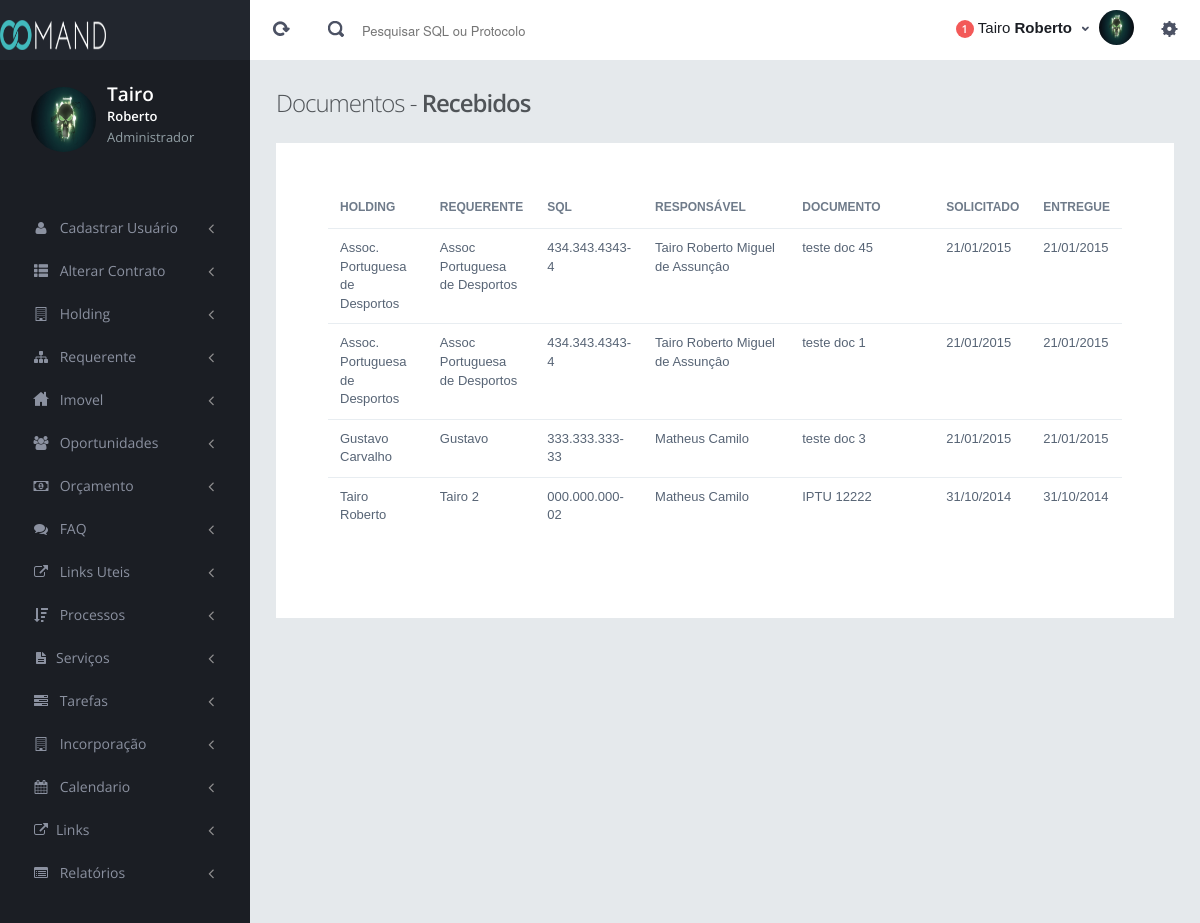
The app's page /sistema/tarefa-documentos-entregues.php (signed in) with its own data.
### tables this page shows
CREATE TABLE IF NOT EXISTS `SolicitacaoDocumetosTarefa` (
  `IdSolicitacaoDocUmento` int(11) NOT NULL AUTO_INCREMENT,
  `IdEmpresa` int(11) NOT NULL,
  `IdRequerente` int(11) NOT NULL,
  `IdImovel` int(11) NOT NULL,
  `IdOportunidade` int(11) NOT NULL,
  `IdTarefa` int(11) NOT NULL,
  `NomeUsuario` varchar(50) NOT NULL,
  `DocumentosSolicitacao` text NOT NULL,
  `DataSolicitacao` varchar(15) NOT NULL,
  `Solicitar` varchar(50) DEFAULT NULL,
  `Recebido` varchar(50) DEFAULT NULL,
  PRIMARY KEY (`IdSolicitacaoDocUmento`)
);

CREATE TABLE IF NOT EXISTS `CadastroHolding` (
  `IdEmpresa` int(11) NOT NULL AUTO_INCREMENT,
  `TipoPessoa` varchar(50) NOT NULL,
  `RazaoSocial` varchar(200) NOT NULL,
  `NomeFantasia` varchar(200) NOT NULL,
  `Atividade` varchar(200) NOT NULL,
  `Cnpj` varchar(20) NOT NULL,
  `Ccm` varchar(50) NOT NULL,
  `Cep` varchar(10) NOT NULL,
  `Rua` varchar(100) NOT NULL,
  `Numero` varchar(10) NOT NULL,
  `Bairro` varchar(50) NOT NULL,
  `Cidade` varchar(100) NOT NULL,
  `Telefone1` varchar(14) NOT NULL,
  `Telefone2` varchar(14) NOT NULL,
  `Email` varchar(50) NOT NULL,
  `SenhaWebEmpresa` varchar(50) NOT NULL,
  `SiteEmpresa` varchar(100) NOT NULL,
  `IdResponsavel` int(11) NOT NULL,
  `created_at` timestamp NOT NULL DEFAULT CURRENT_TIMESTAMP ON UPDATE CURRENT_TIMESTAMP,
  PRIMARY KEY (`IdEmpresa`)
);

CREATE TABLE IF NOT EXISTS `CadastroRequerente` (
  `IdRequerente` int(11) NOT NULL AUTO_INCREMENT,
  `Nome` varchar(100) NOT NULL,
  `Cpf` varchar(20) NOT NULL,
  `Rg` varchar(20) NOT NULL,
  `Endereco` varchar(100) NOT NULL,
  `Numero` varchar(20) NOT NULL,
  `Bairro` varchar(100) NOT NULL,
  `Municipio` varchar(100) NOT NULL,
  `Cep` varchar(10) NOT NULL,
  `Telefone1` varchar(14) NOT NULL,
  `Telefone2` varchar(14) NOT NULL,
  `Celular` varchar(14) NOT NULL,
  `Email` varchar(100) NOT NULL,
  `SenhaWeb` varchar(50) NOT NULL,
  PRIMARY KEY (`IdRequerente`)
);

CREATE TABLE IF NOT EXISTS `CadastraImovel` (
  `IdImovel` int(11) NOT NULL AUTO_INCREMENT,
  `DataEmissao` varchar(15) NOT NULL,
  `CodigoImovel` int(11) NOT NULL,
  `IdEmpresa` int(11) NOT NULL,
  `NomeEmpresa` varchar(255) NOT NULL,
  `IdRequerente` int(11) NOT NULL,
  `NomeRequerente` varchar(255) NOT NULL,
  `NomeExibicao` varchar(100) NOT NULL,
  `NumeroContribuinte` varchar(20) NOT NULL,
  `MatriculaContribuinte` varchar(11) NOT NULL,
  `NomeContribuinte` varchar(100) NOT NULL,
  `CnpjCpf` varchar(15) NOT NULL,
  `LocalImovel` varchar(100) NOT NULL,
  `CepImovel` varchar(10) NOT NULL,
  `CodLog` varchar(10) NOT NULL,
  `AreaTerreno` varchar(10) NOT NULL,
  `Testada` varchar(10) NOT NULL,
  `AreaConstruida` varchar(10) NOT NULL,
  `FracaoIdeal` varchar(10) NOT NULL,
  `AnoConstrucao` varchar(10) NOT NULL,
  `UsoImovel` varchar(50) NOT NULL,
  `ZonaLei13885` varchar(50) NOT NULL,
  `CaBasicoLei13885` varchar(50) NOT NULL,
  `DistritoLei13885` varchar(50) NOT NULL,
  `SubPrefeituraLei13885` varchar(100) NOT NULL,
  `CaMaximoLei13885` varchar(50) NOT NULL,
  `GabaritoLei13885` varchar(50) NOT NULL,
  `ToImovelLei13885` varchar(50) NOT NULL,
  `TxPermLei13885` varchar(30) NOT NULL,
  `LargViaLei13885` varchar(30) NOT NULL,
  `ClassificacaoViaLei13885` varchar(50) NOT NULL,
  `PagGeomapasLei13885` varchar(100) NOT NULL,
  `ZonaLei16050` varchar(50) NOT NULL,
  `CaBasicoLei16050` varchar(50) NOT NULL,
  `DistritoLei16050` varchar(50) NOT NULL,
  `SubPrefeituraLei16050` varchar(100) NOT NULL,
  `CaMaximoLei16050` varchar(50) NOT NULL,
  `GabaritoLei16050` varchar(50) NOT NULL,
  `ToImovelLei16050` varchar(50) NOT NULL,
  `TxPermLei16050` varchar(50) NOT NULL,
  `LargViaLei16050` varchar(50) NOT NULL,
  `ClassificacaoViaLei16050` varchar(50) NOT NULL,
  `PagGeomapasLei16050` varchar(100) NOT NULL,
  `ComentariosZoneamento` text NOT NULL,
  `SituacaoOperacaoUrbana` varchar(10) NOT NULL,
  `ComentariosOperacaoUrbana` text NOT NULL,
  `ExerciciosIptu` varchar(50) NOT NULL,
  `ValorTolalIptu` varchar(20) NOT NULL,
  `ExerciciosMultas` varchar(50) NOT NULL,
  `ValorTolalMultas` varchar(20) NOT NULL,
  `TotalExercicios` varchar(20) NOT NULL,
  `ComentariosDividas` text NOT NULL,
  `QuadraFiscal` varchar(300) NOT NULL,
  `Geomapas` varchar(300) NOT NULL,
  `ImagemLocal` varchar(300) NOT NULL,
  `ImagemMapa` text NOT NULL,
  `ImagemLei` varchar(255) NOT NULL,
  `SituacaoImovel` varchar(255) NOT NULL,
  PRIMARY KEY (`IdImovel`)
);

CREATE TABLE IF NOT EXISTS `Oportunidade` (
  `IdOportunidade` int(11) NOT NULL AUTO_INCREMENT,
  `TipoContato` varchar(30) NOT NULL,
  `Origem` varchar(30) NOT NULL,
  `TipoCadastro` varchar(50) NOT NULL,
  `RazaoSocial` varchar(100) NOT NULL,
  `NomeContato` varchar(100) NOT NULL,
  `CnpjCpf` varchar(20) NOT NULL,
  `Atividade` varchar(100) NOT NULL,
  `Celular` varchar(15) NOT NULL,
  `Telefone` varchar(15) NOT NULL,
  `Email` varchar(100) NOT NULL,
  `ServicoSolicitado` varchar(300) NOT NULL,
  `EnderecoArea` varchar(100) NOT NULL,
  `ContribuinteIptu` varchar(50) NOT NULL,
  `ComentariosSolicitacao` text NOT NULL,
  `DataSolicitacao` varchar(20) NOT NULL,
  `DataViabilidade` varchar(20) NOT NULL,
  `DataProrrogacao` varchar(30) NOT NULL,
  `Status` varchar(50) NOT NULL,
  `ValorQueClienteQueria` varchar(255) NOT NULL,
  `Viabilidade` varchar(50) NOT NULL,
  `IdUsuario` int(11) NOT NULL,
  PRIMARY KEY (`IdOportunidade`)
);

### sistema/includes/php/conexao/Conexao.class.php (called while the page is built, shortened)
<?php
   class Conexao {
   private $sql = "";
   function executarQuery(){
      $query = mysql_query($this->sql) or die ($this->mensagem(mysql_error()));
      return $query;
   }
}

### sistema/tarefa-documentos-entregues.php (the view, shortened to what this page needs)
<?php
include('includes/php/conexao/Conexao.class.php');
include("permissoes.php");
?>
<!DOCTYPE html>
<html>
<head>
<link href="assets/plugins/pace/pace-theme-flash.css" rel="stylesheet" type="text/css" media="screen"/>
<link href="assets/plugins/jquery-slider/css/jquery.sidr.light.css" rel="stylesheet" type="text/css" media="screen"/>
<link href="assets/plugins/bootstrap-select2/select2.css" rel="stylesheet" type="text/css" media="screen"/>
<link href="assets/plugins/jquery-slider/css/jquery.sidr.light.css" rel="stylesheet" type="text/css" media="screen"/>
<link href="assets/plugins/jquery-datatable/css/jquery.dataTables.css" rel="stylesheet" type="text/css"/>
<link href="assets/plugins/boostrap-checkbox/css/bootstrap-checkbox.css" rel="stylesheet" type="text/css" media="screen"/>
<link href="assets/plugins/datatables-responsive/css/datatables.responsive.css" rel="stylesheet" type="text/css" media="screen"/>
<link href="assets/plugins/boostrapv3/css/bootstrap.min.css" rel="stylesheet" type="text/css"/>
<link href="assets/plugins/boostrapv3/css/bootstrap-theme.min.css" rel="stylesheet" type="text/css"/>
<link href="assets/plugins/font-awesome/css/font-awesome.css" rel="stylesheet" type="text/css"/>
<link href="assets/css/animate.min.css" rel="stylesheet" type="text/css"/>
<link href="assets/css/style.css" rel="stylesheet" type="text/css"/>
<link href="assets/css/responsive.css" rel="stylesheet" type="text/css"/>
<link href="assets/css/custom-icon-set.css" rel="stylesheet" type="text/css"/>
</head>
<body class="">
      </div>
  </div>
</div>
  <div class="page-content">
            <div class="content">
              <div class="page-title">
                <h3>Documentos - <span class="semi-bold">Recebidos</span></h3>
              </div>
              <div class="row">
                <div class="col-md-12">
                  <div class="grid simple">
                    <div class="grid-title no-border"></div>
                    <div class="grid-body no-border">
                    <form class="form-no-horizontal-spacing" id="form-condensed">
              <div class="row">
                <div class="col-md-12">
                        <div class="grid simple ">
                            <div class="grid-title no-border">
                            </div>
                            <div class="grid-body no-border">
                                   <table class="table table-hover no-more-tables" id="example">
                                                <thead>
                                                    <tr>
                                                        <th style="width:13%">Holding</th>
                                                        <th style="width:13%;">Requerente</th>
                                                        <th style="width:13%;">SQL</th>
                                                         <th style="width:20%;">Responsável</th>
                                                         <th style="width:20%;">Documento</th>
                                                         <th style="width:10%;">Solicitado</th>
                                                         <th style="width:10%;">Entregue</th>
                                                    </tr>
                                                </thead>
                                      <?php
                                                        $buscarHistoricoTarefa = new Conexao();
                                                        $buscarHistoricoTarefa->conectar();
                                                        $buscarHistoricoTarefa->selecionarDB();
                                                        $NomeUsuario = $_SESSION ['usuarioNome'];
                                                        $usuarioTipo = $_SESSION ['usuarioTipo'];
                                                       $buscarHistoricoTarefa->set('sql',"SELECT SolicitacaoDocumetosTarefa.*, RazaoSocial, Nome, NumeroContribuinte
                                                                                          FROM CadastroHolding, CadastroRequerente, CadastraImovel
                                                                                          INNER JOIN SolicitacaoDocumetosTarefa
                                                                                          WHERE  SolicitacaoDocumetosTarefa.IdEmpresa = CadastroHolding.IdEmpresa AND
                                                                                                 SolicitacaoDocumetosTarefa.IdRequerente = CadastroRequerente.IdRequerente AND
                                                                                                 SolicitacaoDocumetosTarefa.IdImovel = CadastraImovel.IdImovel
                                                                                          ORDER BY IdSolicitacaoDocUmento DESC");
                                                        $query= $buscarHistoricoTarefa->executarQuery();
                                                       while($retornoHistoricoTarefa=mysql_fetch_object($query)) {
                                                              if (($retornoHistoricoTarefa->Solicitar !="") && ($retornoHistoricoTarefa->Recebido !="")) {
                                                                if (($retornoHistoricoTarefa->NomeUsuario == "$NomeUsuario") || ($usuarioTipo == "Administrador")) {?>
                                                                    <tr>
                                                                    <td><?php echo "$retornoHistoricoTarefa->RazaoSocial";?></td>
                                                                    <td><?php echo "$retornoHistoricoTarefa->Nome";?></td>
                                                                    <td><?php echo "$retornoHistoricoTarefa->NumeroContribuinte";?></td>
                                                                    <td><?php echo "$retornoHistoricoTarefa->NomeUsuario";?></td>
                                                                    <td><?php echo "$retornoHistoricoTarefa->DocumentosSolicitacao";?></td>
                                                                    <td><?php echo "$retornoHistoricoTarefa->Solicitar";?></td>
                                                                    <td><?php echo "$retornoHistoricoTarefa->Recebido";?></td>
                                                                </tr>
                                                                <?php } ?>
                                                     <?php } }?>
                                                           <?php
                                                             $buscarHistoricoTarefa = new Conexao();
                                                        $buscarHistoricoTarefa->conectar();
                                                        $buscarHistoricoTarefa->selecionarDB();
                                                        $NomeUsuario = $_SESSION ['usuarioNome'];
                                                        $usuarioTipo = $_SESSION ['usuarioTipo'];
                                                       $buscarHistoricoTarefa->set('sql',"SELECT SolicitacaoDocumetosTarefa.*, Oportunidade.*
                                                                                          FROM Oportunidade
                                                                                          INNER JOIN SolicitacaoDocumetosTarefa
                                                                                          WHERE SolicitacaoDocumetosTarefa.IdOportunidade = Oportunidade.IdOportunidade
                                                                                          GROUP BY IdSolicitacaoDocUmento
                                                                                          ORDER BY IdSolicitacaoDocUmento DESC");
                                                        $query= $buscarHistoricoTarefa->executarQuery();
                                                        while($retornoHistoricoTarefa = mysql_fetch_object($query)) {
                                                              if (($retornoHistoricoTarefa->Solicitar !="") && ($retornoHistoricoTarefa->Recebido !="")) {
                                                                if (($retornoHistoricoTarefa->NomeUsuario == "$NomeUsuario") || ($usuarioTipo == "Administrador")) {?>
                                                                    <tr>
                                                                    <td><?php echo "$retornoHistoricoTarefa->RazaoSocial";?></td>
                                                                    <td><?php echo "$retornoHistoricoTarefa->NomeContato";?></td>
                                                                    <td><?php echo "$retornoHistoricoTarefa->CnpjCpf";?></td>
                                                                    <td><?php echo "$retornoHistoricoTarefa->NomeUsuario";?></td>
                                                                    <td><?php echo "$retornoHistoricoTarefa->DocumentosSolicitacao";?></td>
                                                                    <td><?php echo "$retornoHistoricoTarefa->Solicitar";?></td>
                                                                    <td><?php echo "$retornoHistoricoTarefa->Recebido";?></td>
                                                                </tr>
                                                                <?php } ?>
                                                     <?php } }?>
                                            </table>
                            </div>
                        </div>
                    </div>
          </div>
        </div>
      </div>
</div>
  </div>
  </div>
  </div>
</body>
</html>

### sistema/assets/css/responsive.css (style rules this page uses)
@media (min-width: 980px) { .page-content { margin-left: 250px; min-height: 1006px; } }

### records on screen
solicitacaodocumetostarefa: IdEmpresa.RazaoSocial "Assoc. Portuguesa de Desportos", IdRequerente.Nome "Assoc Portuguesa de Desportos", IdImovel.NumeroContribuinte "434.343.4343-4", NomeUsuario "Tairo Roberto Miguel de Assunçâo", DocumentosSolicitacao "teste doc 45", Solicitar "21/01/2015", Recebido "21/01/2015"
solicitacaodocumetostarefa: IdEmpresa.RazaoSocial "Assoc. Portuguesa de Desportos", IdRequerente.Nome "Assoc Portuguesa de Desportos", IdImovel.NumeroContribuinte "434.343.4343-4", NomeUsuario "Tairo Roberto Miguel de Assunçâo", DocumentosSolicitacao "teste doc 1", Solicitar "21/01/2015", Recebido "21/01/2015"
solicitacaodocumetostarefa: IdOportunidade.RazaoSocial "Gustavo Carvalho", IdOportunidade.NomeContato "Gustavo", IdOportunidade.CnpjCpf "333.333.333-33", NomeUsuario "Matheus Camilo", DocumentosSolicitacao "teste doc 3", Solicitar "21/01/2015", Recebido "21/01/2015"
solicitacaodocumetostarefa: IdOportunidade.RazaoSocial "Tairo Roberto", IdOportunidade.NomeContato "Tairo 2", IdOportunidade.CnpjCpf "000.000.000-02", NomeUsuario "Matheus Camilo", DocumentosSolicitacao "IPTU 12222", Solicitar "31/10/2014", Recebido "31/10/2014"

### other values on screen
$nome[0] "Tairo"
$nome[1] "Roberto"
$UsuarioTipo "Administrador"
